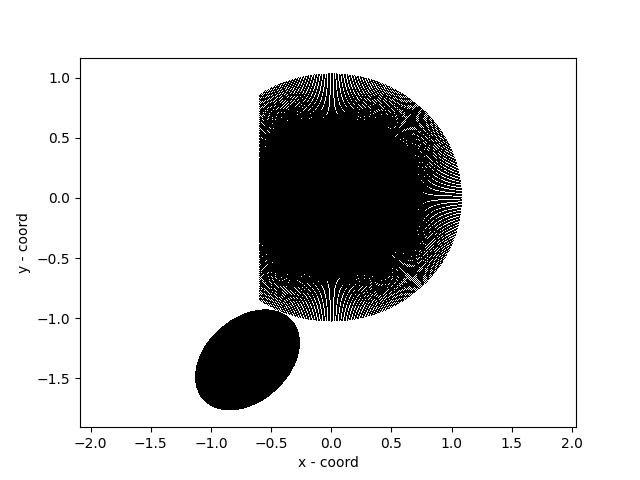

Recreate this plot in Python.
import matplotlib.pyplot as plt
import numpy as np
from matplotlib.animation import FuncAnimation

plt.axis('equal')
plt.xlim()
plt.ylim()

def ellips1(A, B, C, D):
    phi = np.linspace(0, 2*np.pi, 500)
    x2, y2 = [], []
    x1 = A * np.cos(phi)
    y1 = B * np.sin(phi)
    n = 0
    for i in x1:
        if -0.6 <= i:
            x2.append(i)
            y2.append(y1[n])
            n += 1
        else:
            n += 1

    x3 = C * np.cos(phi) - 0.7
    y3 = D * np.sin(phi + 20/180*np.pi) - 1.35 + 0.2*np.sin(phi + 20/180*np.pi)

    plt.plot(x2, y2, ',', color='k', )
    plt.plot(x3, y3, ',', color='k')
    plt.xlabel('x - coord')
    plt.ylabel('y - coord')
    plt.savefig('chernovik.png')

for j in np.linspace(0, 2, 500):
    ellips1(j, j/1.05, j/2.5, j/5)